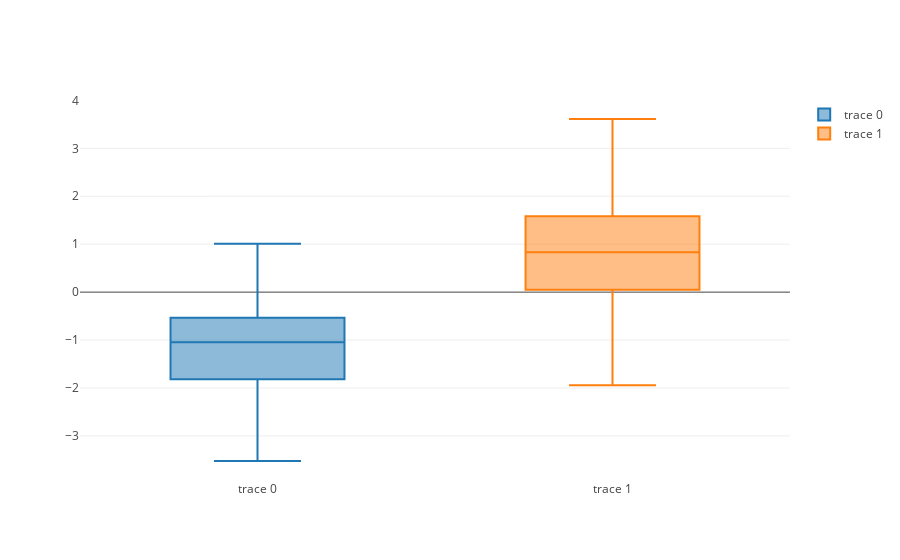

The cell this chart's notebook holds for it:
### Code cell
y0 = np.random.randn(50)-1
y1 = np.random.randn(50)+1

trace0 = go.Box(
    y=y0
)
trace1 = go.Box(
    y=y1
)
data = [trace0, trace1]
iplot(data)
